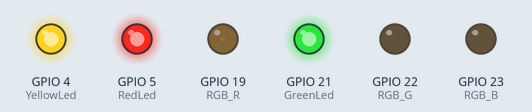
Bench run of a program on a simulated ESP32. On the bench: output pins drawn as LEDs (lit = HIGH).

Above: at 0.05 s.
At 1.85 s:
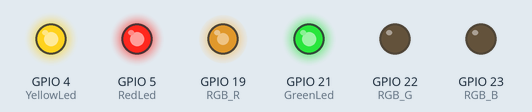
At 3.75 s:
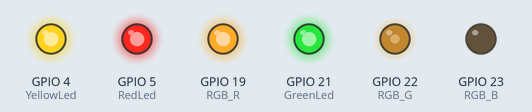
At 7.45 s:
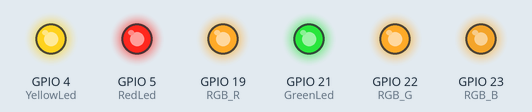
At 11.15 s:
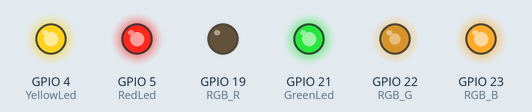
At 14.85 s:
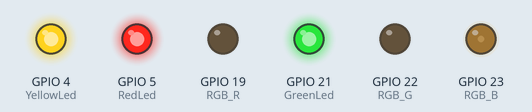
Timing chart, 0 to 20.0 s (numbered marks = the images above):
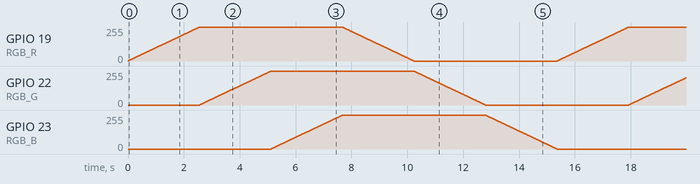

The program:

main.cpp
```cpp
#include <Arduino.h>

#define YellowLed 4
#define RedLed 5
#define GreenLed 21
#define RGB_R 19
#define RGB_G 22
#define RGB_B 23

bool RGBCoolEffects = true;
bool Increment = true; // increment or decrement the RGB light value.
int value[3] = {0, 0, 0}; // R, G and B values.

void setup() {
  pinMode(YellowLed, OUTPUT);
  pinMode(RedLed, OUTPUT);
  pinMode(GreenLed, OUTPUT);

  ledcSetup(0, 5000, 8); // number (0), frequency (5Khz), and amount of possibilities (max number of bits -> 8 = 255).
  ledcSetup(1, 5000, 8);
  ledcSetup(2, 5000, 8);
  ledcAttachPin(RGB_R, 0);
  ledcAttachPin(RGB_G, 1);
  ledcAttachPin(RGB_B, 2);

  digitalWrite(YellowLed, HIGH);
  digitalWrite(RedLed, HIGH);
  digitalWrite(GreenLed, HIGH);
}

void loop() {
  // Dynamic Lightning of the RGB
  if (Increment) {
    if (value[0] < 255) {
      value[0]++;
    } else if (value[1] < 255) {
      value[1]++;
    } else if (value[2] < 255) {
      value[2]++;
    } else {
      value[0]--;
      Increment = false;
    }
  } else {
    if (value[0] > 0) {
      value[0]--;
    } else if (value[1] > 0) {
      value[1]--;
    } else if (value[2] > 0) {
      value[2]--;
    } else {
      value[0]++;
      Increment = true;
    }
  }
  // Apply the Dynamic value to the RGB light.
  ledcWrite(0, value[0]);
  ledcWrite(1, value[1]);
  ledcWrite(2, value[2]);
  delay(10);
}
```
